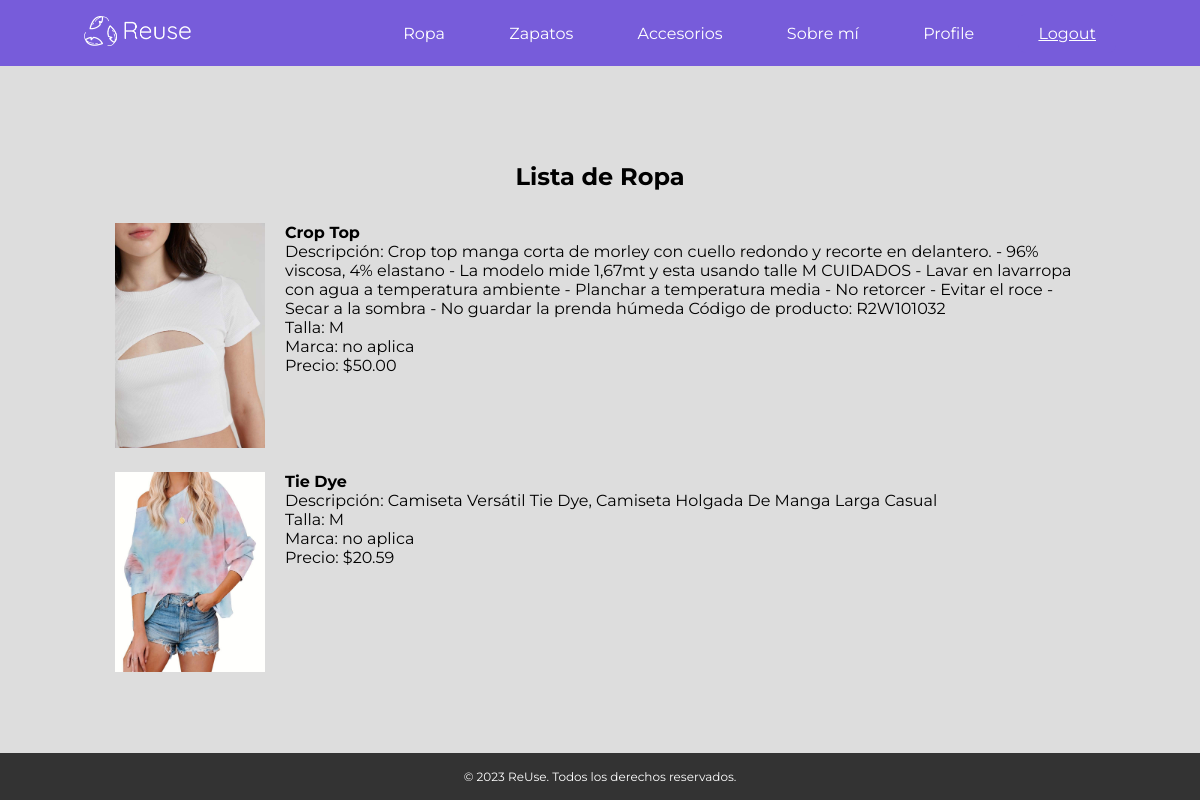
Page /accounts/lista-ropa/ (signed in) on the committed database.
### accounts/models.py (models this page shows)
class Ropa(models.Model):
    nombre = models.CharField(max_length=255)
    descripcion = models.TextField()
    talla = models.CharField(max_length=10)
    marca = models.CharField(max_length=100)
    precio = models.DecimalField(max_digits=10, decimal_places=2, default=0.0)
    imagen = models.ImageField(upload_to='ropa/')
    usuario = models.ForeignKey(settings.AUTH_USER_MODEL, on_delete=models.CASCADE, default=1)

### accounts/views.py (the view)
# urls.py: path('lista-ropa/', views.lista_ropa, name='lista_ropa'),
def lista_ropa(request):
    elementos_ropa = Ropa.objects.all()# pylint: disable=no-member
    return render(request, 'lista_ropa.html', {'ropa': elementos_ropa})

### accounts/templates/lista_ropa.html
{% extends 'base.html' %}
{% block content %}
<section class="contenedor">
    <h2>Lista de Ropa</h2>
    <div class="contenedor_listas">
        <ul class="lista">
            {% for ropa in ropa %}
                <li class="item">
                    <div class="div20 imgs">
                        <img src="{{ ropa.imagen.url}}" alt="{{ ropa.nombre }}" width="100">
                    </div>
                    <div class="div80 informacion">
                        <strong>{{ ropa.nombre }}</strong><br>
                        Descripción: {{ ropa.descripcion }}<br>
                        Talla: {{ ropa.talla }}<br>
                        Marca: {{ ropa.marca }}<br>
                        Precio: ${{ ropa.precio }}<br>
                    </div>
                </li>
            {% endfor %}
        </ul>
    </div>
</section>
{% endblock %}

### accounts/static/css/main.css (style rules this page uses)
* { -webkit-box-sizing: border-box; box-sizing: border-box; margin: 0px; padding: 0px; }
*:before, *:after { -webkit-box-sizing: border-box; box-sizing: border-box; }
body { background-color: #f8f8f8; font-family: 'Livvic', sans-serif; font-family: 'Montserrat', sans-serif; color: #455161; }
.contenedor { min-height: calc(100vh - 100px); padding-bottom: 100px; box-sizing: border-box; background-color: #ddd; color:#000; padding: 4rem; }
h2 { padding: 2rem 4rem; text-align: center; }
.contenedor_listas { width: 100%; height: auto; display: flex; justify-content: center; margin: auto; }
.lista { list-style: none; padding: 0; }
.item { display: flex; justify-content: center; margin-bottom: 20px; }
.div20 { width: 200px; float: left; box-sizing: border-box; }
.div80 { width: 800px; float: left; box-sizing: border-box; }
.imgs { width: 150px; height: auto; margin-right: 20px; }
.imgs img { width: 100%; }

### rows in the picture
Ropa: imagen (picture), nombre "Crop Top", descripcion "Crop top manga corta de morley con cuello redondo y recorte en delantero. - 96% viscosa, 4% elastano - La modelo mide 1,67mt y esta usando talle M CUIDADOS - Lavar en lavarropa con agua a temperatura ambiente - Planchar a temperatura media - No retorcer - Evitar el roce - Secar a la sombra - No guardar la prenda húmeda Código de producto: R2W101032", talla "M", marca "no aplica", precio "50.00"
Ropa: imagen (picture), nombre "Tie Dye", descripcion "Camiseta Versátil Tie Dye, Camiseta Holgada De Manga Larga Casual", talla "M", marca "no aplica", precio "20.59"
